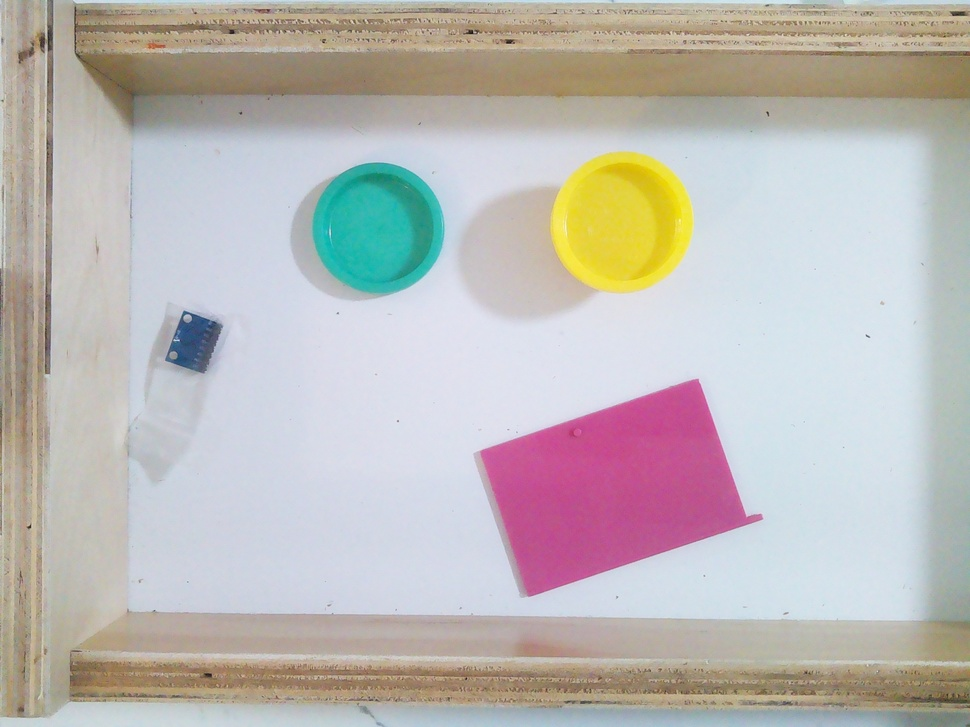
#> input picture test.jpg, 970 x 727 px, shrunk from 2592 x 1944 before the run
$ jupyter execute --allow-errors openCV.ipynb
#> lines starting #> are read from the running program, lines starting #| are printed output that depends on the picture; after the words box and inside, x2 and y2 are one past the last pixel; in counts of white or black regions, pixels touching at a corner belong together
[cell 1]
from picamera2 import Picamera2, Preview
#> (the rest of this cell did not finish here and is left out)

[cell 2]
import cv2
import numpy as np
from matplotlib import pyplot as plt

img = cv2.imread('test.jpg')
#> img is the input picture: shape (727, 970, 3); mean B, G, R 182.2, 185, 189.1
cv2.startWindowThread()
plt.imshow(cv2.cvtColor(img,cv2.COLOR_BGR2RGB))
cv2.waitKey(0)
plt.show

[cell 3]
hsv = cv2.cvtColor(img, cv2.COLOR_BGR2HSV)
#> hsv: shape (727, 970, 3); mean H, S, V 73.9, 43.5, 200.6

# rgba(200,81,147,255)
# rgba(21,173,187,255)
# rgba(212,188,12,255)
lower_bound = np.array([50, 80, 140])
upper_bound = np.array([200, 255, 255])
mask = cv2.inRange(hsv, lower_bound, upper_bound)
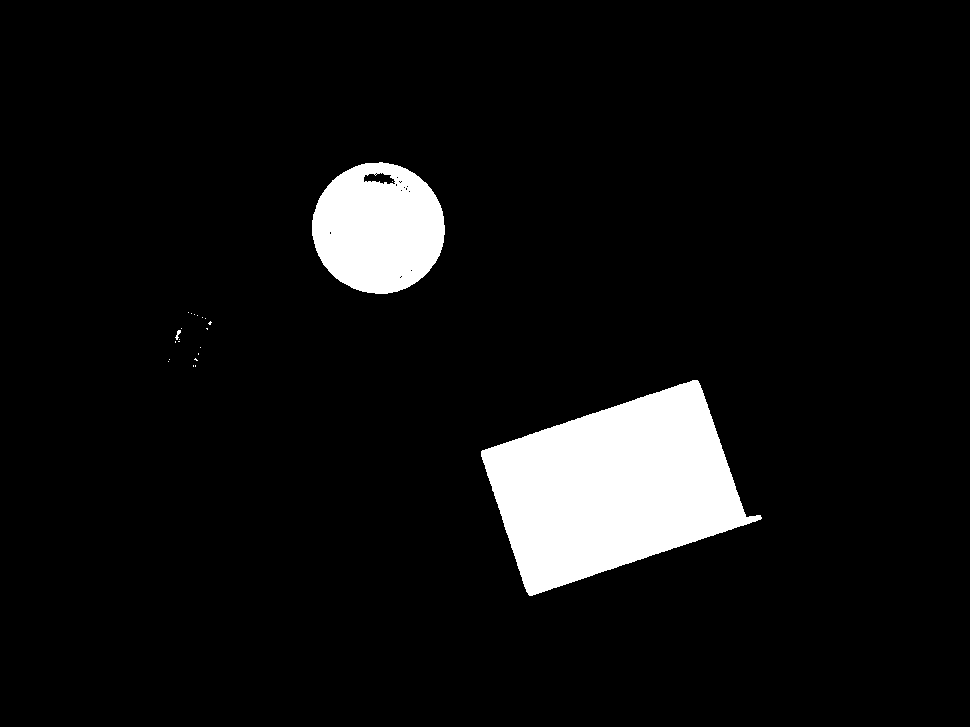
#> mask: shape (727, 970); 7% white; 23 white regions (20 under 20 px), largest, box (x1, y1, x2, y2) and area: (481, 380, 762, 596) 35652, (312, 162, 445, 294) 13431, (175, 330, 181, 340) 28

[cell 4]
kernel = np.ones((7,7),np.uint8)
mask = cv2.morphologyEx(mask, cv2.MORPH_CLOSE, kernel)
#> mask: shape (727, 970); 7% white; 17 white regions (13 under 20 px), largest, box (x1, y1, x2, y2) and area: (481, 380, 762, 596) 35655, (312, 162, 445, 294) 13570, (175, 330, 181, 343) 51, (193, 358, 198, 367) 25
mask = cv2.morphologyEx(mask, cv2.MORPH_OPEN, kernel)
#> mask: shape (727, 970); 7% white; 2 white regions

[cell 5]
segmented_img = cv2.bitwise_and(img, img, mask=mask)
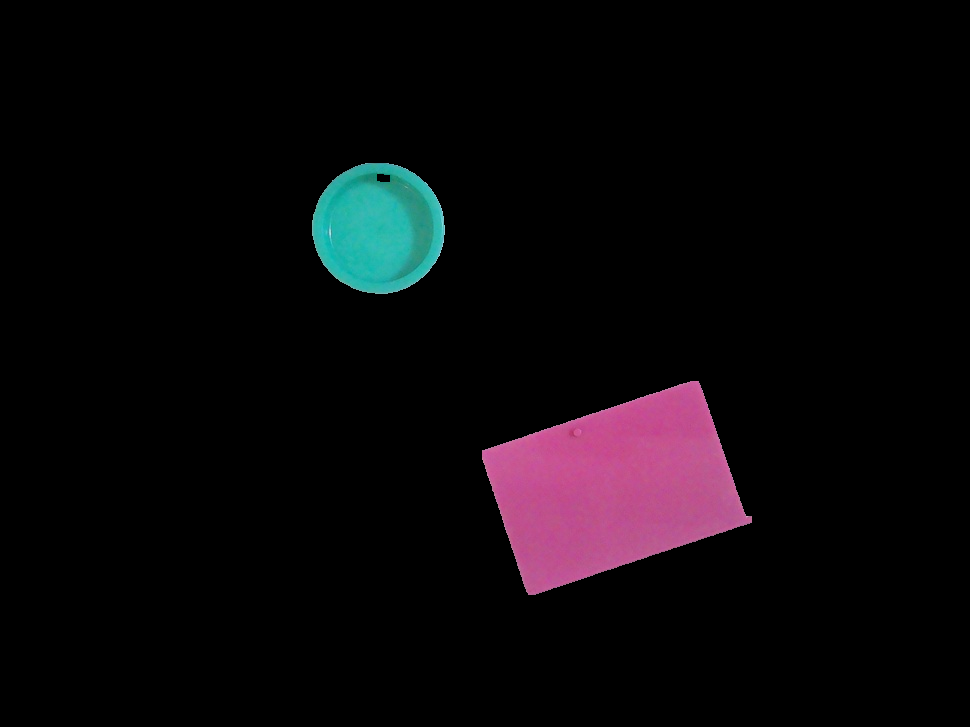
#> segmented_img: shape (727, 970, 3); mean B, G, R 10.4, 7.6, 10.6

[cell 6]
contours, hierarchy = cv2.findContours(mask.copy(), cv2.RETR_EXTERNAL, cv2.CHAIN_APPROX_SIMPLE)
#> contours = 2 contours; box (x1, y1, x2, y2) and area: (482, 381, 752, 595) 35220, (312, 163, 445, 294) 13474
output = cv2.drawContours(segmented_img, contours, -1, (0, 0, 255), 3)
plt.imshow(cv2.cvtColor(output, cv2.COLOR_BGR2RGB))
plt.title("Output")
plt.show()
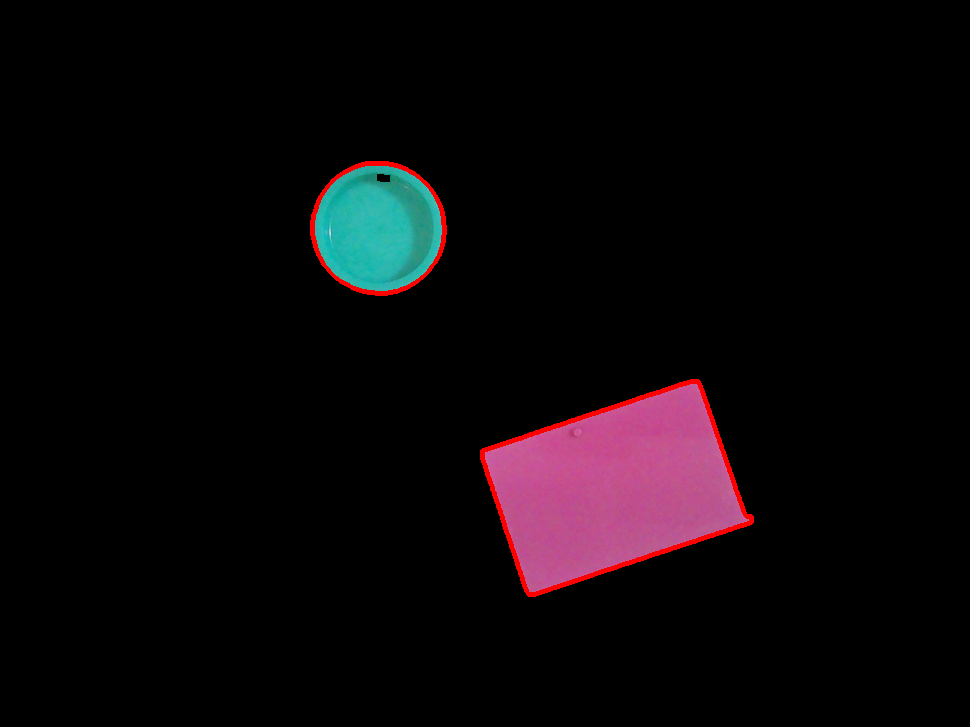
#> shown: shape (727, 970, 3); mean R, G, B 11.9, 7, 9.7

[cell 7]
lower_bound = np.array([20, 80, 80])
upper_bound = np.array([30, 255, 255])
output = cv2.drawContours(img, contours, -1, (0, 0, 255), 3)
plt.imshow(cv2.cvtColor(output, cv2.COLOR_BGR2RGB))
plt.title("Output")
plt.show()
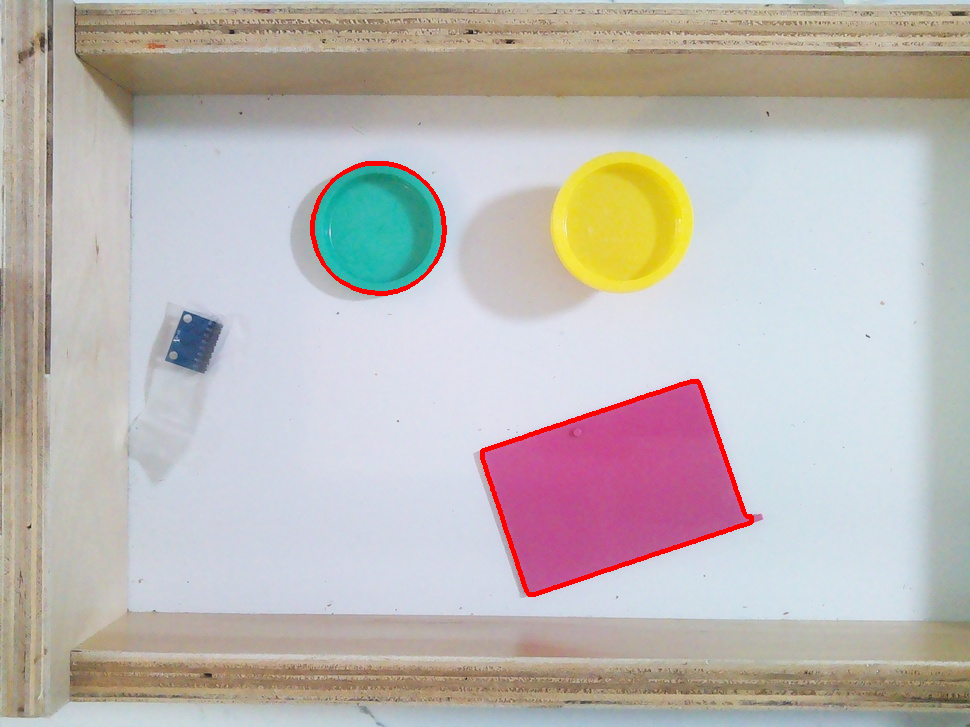
#> shown: shape (727, 970, 3); mean R, G, B 189.8, 183.8, 180.8
